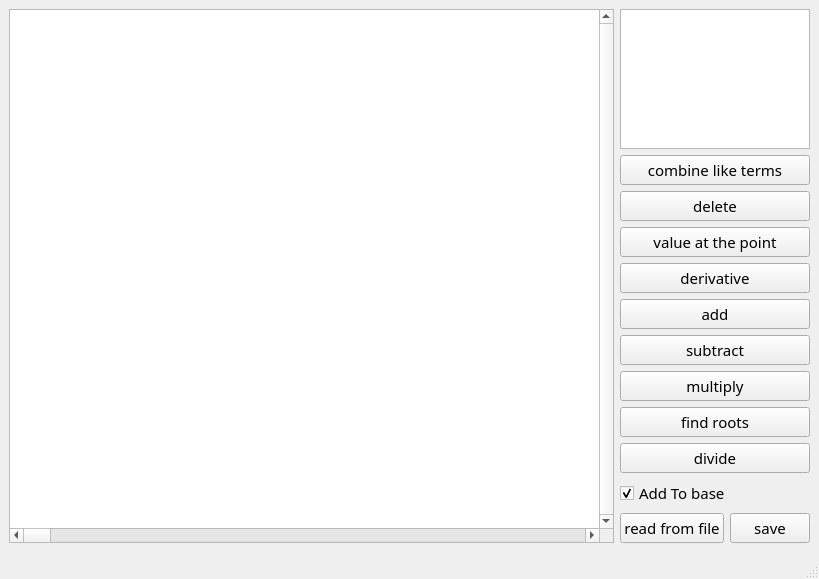
<?xml version="1.0" encoding="UTF-8"?>
<ui version="4.0">
 <class>MainWindow</class>
 <widget class="QMainWindow" name="MainWindow">
  <property name="geometry">
   <rect>
    <x>0</x>
    <y>0</y>
    <width>819</width>
    <height>579</height>
   </rect>
  </property>
  <property name="font">
   <font>
    <family>Microsoft YaHei UI Light</family>
    <pointsize>11</pointsize>
   </font>
  </property>
  <property name="windowTitle">
   <string>MainWindow</string>
  </property>
  <property name="autoFillBackground">
   <bool>false</bool>
  </property>
  <property name="tabShape">
   <enum>QTabWidget::Rounded</enum>
  </property>
  <widget class="QWidget" name="centralwidget">
   <layout class="QGridLayout" name="gridLayout">
    <item row="0" column="0" rowspan="2">
     <widget class="QTableWidget" name="tableWidget_base">
      <property name="verticalScrollBarPolicy">
       <enum>Qt::ScrollBarAlwaysOn</enum>
      </property>
      <property name="horizontalScrollBarPolicy">
       <enum>Qt::ScrollBarAlwaysOn</enum>
      </property>
      <property name="sizeAdjustPolicy">
       <enum>QAbstractScrollArea::AdjustToContents</enum>
      </property>
      <property name="alternatingRowColors">
       <bool>false</bool>
      </property>
      <property name="verticalScrollMode">
       <enum>QAbstractItemView::ScrollPerPixel</enum>
      </property>
      <property name="horizontalScrollMode">
       <enum>QAbstractItemView::ScrollPerPixel</enum>
      </property>
      <property name="showGrid">
       <bool>true</bool>
      </property>
      <property name="columnCount">
       <number>1</number>
      </property>
      <attribute name="horizontalHeaderVisible">
       <bool>false</bool>
      </attribute>
      <attribute name="horizontalHeaderCascadingSectionResizes">
       <bool>false</bool>
      </attribute>
      <attribute name="horizontalHeaderMinimumSectionSize">
       <number>100000</number>
      </attribute>
      <attribute name="horizontalHeaderHighlightSections">
       <bool>false</bool>
      </attribute>
      <attribute name="verticalHeaderVisible">
       <bool>true</bool>
      </attribute>
      <attribute name="verticalHeaderMinimumSectionSize">
       <number>41</number>
      </attribute>
      <attribute name="verticalHeaderHighlightSections">
       <bool>false</bool>
      </attribute>
      <column/>
     </widget>
    </item>
    <item row="0" column="1">
     <layout class="QVBoxLayout" name="verticalLayout_2">
      <item>
       <layout class="QVBoxLayout" name="verticalLayout">
        <item>
         <widget class="QTextEdit" name="textEdit_add_polynomial"/>
        </item>
        <item>
         <widget class="QPushButton" name="button_combine">
          <property name="text">
           <string>combine like terms</string>
          </property>
         </widget>
        </item>
       </layout>
      </item>
      <item>
       <widget class="QPushButton" name="button_delete">
        <property name="text">
         <string>delete</string>
        </property>
       </widget>
      </item>
      <item>
       <widget class="QPushButton" name="button_point">
        <property name="text">
         <string>value at the point</string>
        </property>
       </widget>
      </item>
      <item>
       <widget class="QPushButton" name="butto_derivative">
        <property name="text">
         <string>derivative</string>
        </property>
       </widget>
      </item>
      <item>
       <widget class="QPushButton" name="button_add">
        <property name="text">
         <string>add</string>
        </property>
       </widget>
      </item>
      <item>
       <widget class="QPushButton" name="button_subtract">
        <property name="text">
         <string>subtract</string>
        </property>
       </widget>
      </item>
      <item>
       <widget class="QPushButton" name="button_multiply">
        <property name="text">
         <string>multiply</string>
        </property>
       </widget>
      </item>
      <item>
       <widget class="QPushButton" name="button_roots">
        <property name="text">
         <string>find roots</string>
        </property>
       </widget>
      </item>
      <item>
       <widget class="QPushButton" name="button_divide">
        <property name="text">
         <string>divide</string>
        </property>
       </widget>
      </item>
      <item>
       <widget class="QCheckBox" name="checkBox">
        <property name="text">
         <string>Add To base</string>
        </property>
        <property name="checked">
         <bool>true</bool>
        </property>
       </widget>
      </item>
     </layout>
    </item>
    <item row="1" column="1">
     <layout class="QHBoxLayout" name="horizontalLayout">
      <item>
       <widget class="QPushButton" name="button_file_read">
        <property name="text">
         <string>read from file</string>
        </property>
       </widget>
      </item>
      <item>
       <widget class="QPushButton" name="button_save">
        <property name="text">
         <string>save</string>
        </property>
       </widget>
      </item>
     </layout>
    </item>
   </layout>
  </widget>
  <widget class="QMenuBar" name="menubar">
   <property name="geometry">
    <rect>
     <x>0</x>
     <y>0</y>
     <width>819</width>
     <height>29</height>
    </rect>
   </property>
  </widget>
  <widget class="QStatusBar" name="statusbar"/>
 </widget>
 <resources/>
 <connections/>
</ui>
